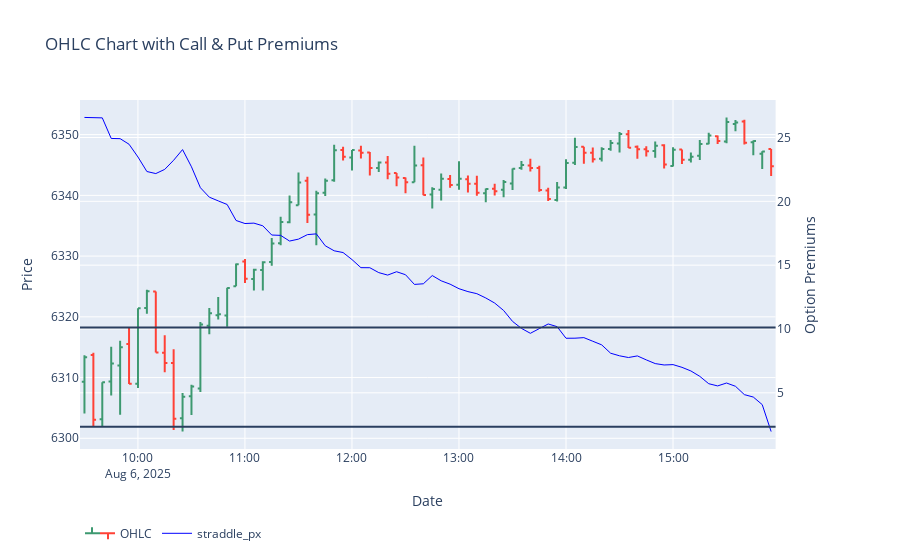

Write notebook code for a chart like this one.
### Code cell
from plotly.subplots import make_subplots
import plotly.graph_objects as go

# Create subplot with secondary y
fig = make_subplots(specs=[[{"secondary_y": True}]])

# --- OHLC Candles ---
fig.add_trace(
    go.Ohlc(
        x=ohlc_call_5.index,
        open=ohlc_call_5["Open"],
        high=ohlc_call_5["High"],
        low=ohlc_call_5["Low"],
        close=ohlc_call_5["Close"],
       
        name="OHLC"
    ),
    secondary_y=False
)
fig.add_hline(model_params.period_high)
fig.add_hline(model_params.period_low)

straddle_line = df["straddle_px"].resample("5min").mean().reindex(ohlc_call_5.index, method= "ffill")
fig.add_trace(
    go.Scatter(
        x=ohlc_call_5.index,
        y=straddle_line,
        mode="lines",
        line=dict(color="blue", width=1),
        name="straddle_px"
    ),
    secondary_y=True)

fig.update_layout(
    title="OHLC Chart with Call & Put Premiums",
    xaxis_title="Date",
    yaxis_title="Price",
    yaxis2_title="Option Premiums",
    xaxis_rangeslider_visible=False,
    legend=dict(orientation="h", y=-0.2)
)

fig.show()
